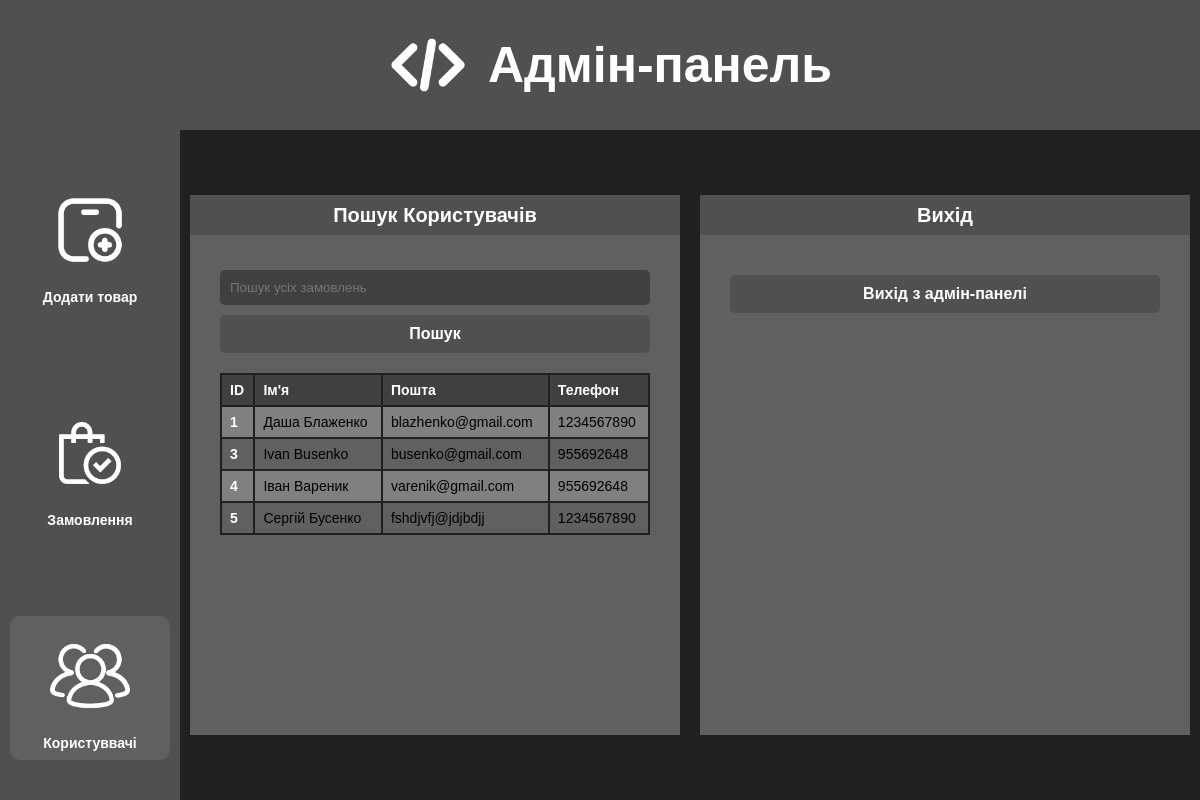
/admin/admin_user.php, run on the app's committed database.
### tables this page shows
CREATE TABLE `user_table` (
  `id_user` int NOT NULL,
  `name` varchar(20) NOT NULL,
  `surname` varchar(20) NOT NULL,
  `phone` int NOT NULL,
  `mail` varchar(30) NOT NULL,
  `password` varchar(20) NOT NULL
);

### admin/admin_user.php (the view, shortened to what this page needs)
<?php
require_once '../php/connect.php';
$info = [];
if(isset($_POST['searching']) ){
	$serch = $_POST['serch'];
	if(!empty($serch)){
		$result = mysqli_query($conn, "SELECT * FROM user_table WHERE `id_user` = '$serch' OR `name` = '$serch' OR `mail` = '$serch' OR `phone` = '$serch'");
    while ($row = mysqli_fetch_assoc($result)) {
    $info[] = $row;
    }
	}else{
$result = mysqli_query($conn, "SELECT * FROM user_table");
while ($row = mysqli_fetch_assoc($result)) {
    $info[] = $row;
}
	}
}else{
$result = mysqli_query($conn, "SELECT * FROM user_table");
while ($row = mysqli_fetch_assoc($result)) {
    $info[] = $row;
}
}
?>
<!DOCTYPE html>
<html lang="ua">
<head>
	<link rel="stylesheet" href="../css/admin.css">
</head>
<body>
	<div class="wrapper">
		<header>
			<img src="../img/icon/admin.png" alt="" class="icon_img">
			<p>Адмін-панель</p>
		</header>
		<div class="content">
			<div class="menu">
				<div class="block">
					<a href="admin.php"> <img src="../img/icon/add.png" alt="" class="icon_img"></a>
					<p>Додати товар</p>
				</div>
				<div class="block">
					<a href="admin_order.php"> <img src="../img/icon/order.png" alt="" class="icon_img"></a>
					<p>Замовлення</p>
				</div>
				<div class="block_1">
					<a href="admin_user.php"><img src="../img/icon/user.png" alt="" class="icon_img"></a>
					<p>Користуввачі</p>
				</div>
			</div>
			<div class="panel">
				<div class="panel_block">
					<div class="title">
						<p>Пошук Користувачів</p>
					</div>
					<div class="cont">
						<form id="search_form" method="POST">
							<input type="text" id="serch" name="serch" placeholder="Пошук усіх замовлень">
							<input type="submit" value="Пошук" name="searching">
						</form>
						<table>
							<tr>
								<th>ID</th>
								<th>Ім'я</th>
								<th>Пошта</th>
								<th>Телефон</th>
							</tr>
	<?php foreach ($info as $row): ?>
							<tr>
								<td><b><?php echo $row['id_user']; ?></b></td>
								<td><?php echo $row['name']; ?> <?php echo $row['surname']; ?></td>
								<td><?php echo $row['mail']; ?></td>
								<td><?php echo $row['phone']; ?></td>
							</tr>
	<?php endforeach; ?>
						</table>
					</div>
				</div>
				<div class="panel_block">
					<div class="title">
						<p>Вихід</p>
					</div>
					<div class="cont">
						<form action="../php/logout.php" method="POST">
							<input type="submit" value="Вихід з адмін-панелі">
						</form>
					</div>
				</div>
			</div>
		</div>
	</div>
</body>
</html>

### css/admin.css (style rules this page uses)
* { padding: 0; margin: 0; border: 0; }
*, *:before, *:after { -moz-box-sizing: border-box; -webkit-box-sizing: border-box; box-sizing: border-box; }
nav, footer, header, aside { display: block; }
html, body { height: 100%; width: 100%; font-size: 100%; line-height: 1; font-size: 14px; -ms-text-size-adjust: 100%; -moz-text-size-adjust: 100%; -webkit-text-size-adjust: 100%; }
input, button, textarea { font-family: inherit; }
a, a:visited { text-decoration: none; }
img { vertical-align: top; }
body { font-family: Arial, sans-serif; }
.wrapper { width: 100%; min-height: 100%; display: flex; flex-direction: column; }
.icon_img { max-height: 100px; padding: 10px; margin: 10px; }
header { min-height: 130px; display: flex; justify-content: center; align-items: center; color: white; font-size: 50px; font-weight: 700; background-color: #505050; }
.content { flex: 1 1 auto; width: 100%; display: flex; justify-content: space-between; }
.content .menu { width: 15%; background-color: #505050; display: flex; flex-direction: column; justify-content: space-around; align-items: flex-start; }
.menu .block { display: flex; width: calc(100% - 20px); flex-direction: column; justify-content: center; align-items:center; color: white; font-size: 14px; font-weight: 600; margin: 10px; transition: transform 0.3s ease; }
.menu .block_1 { display: flex; width: calc(100% - 20px); flex-direction: column; justify-content: center; background-color: #606060; border-radius: 10px; align-items:center; color: white; font-size: 14px; font-weight: 600; margin: 10px; transition: transform 0.3s ease; }
.menu .block p { margin-bottom: 10px; }
.menu .block_1 p { margin-bottom: 10px; }
.content .panel { width: 85%; background-color: #202020; display: flex; justify-content: space-around; align-items: center; }
.panel .panel_block { width: calc(50% - 20px); margin: 10px; background-color: #606060; max-height: 540px; min-height: 540px; display: flex; flex-direction: column; justify-content: center; align-items:center; }
.panel_block .title { display: flex; justify-content: center; align-items: center; min-height: 40px; width: 100%; background-color: #505050; color: white; font-size: 20px; font-weight: 600; }
.panel_block .cont { width: 100%; min-height: 500px; overflow: auto; padding: 30px; }
.panel form { width: 100%; display: flex; flex-direction: column; align-items: flex-start; }
.panel form input[type="text"], .panel form input[type="file"], .panel form textarea, .panel form input[type="number"] { width: 100%; min-height: 30px; min-width: 100%; max-width: 100%; max-height: 300px; padding: 10px; margin-top: 5px; border: none; border-radius: 5px; background-color: #404040; color: white; }
.panel form input[type="submit"] { width: 100%; padding: 10px; margin-top: 10px; border: none; border-radius: 5px; background-color: #505050; font-weight: 700; font-size: 16px; color: white; cursor: pointer; transition: transform 0.3s ease; }
.cont table { width: 100%; border-collapse: collapse; margin-top: 20px; }
.cont th, .cont td { border: 2px solid #202020; padding: 8px; text-align: left; }
.cont th { background-color: #404040; color: white; }
.cont tr:nth-child(even) { background-color: #808080; }
.cont b { text-decoration: none; font-weight: 700; color: white; }

### data on the page
user_table: id_user "1", name "Даша", surname "Блаженко", mail "blazhenko@gmail.com", phone "1234567890"
user_table: id_user "3", name "Ivan", surname "Busenko", mail "busenko@gmail.com", phone "955692648"
user_table: id_user "4", name "Іван", surname "Вареник", mail "varenik@gmail.com", phone "955692648"
user_table: id_user "5", name "Сергій", surname "Бусенко", mail "fshdjvfj@jdjbdjj", phone "1234567890"
